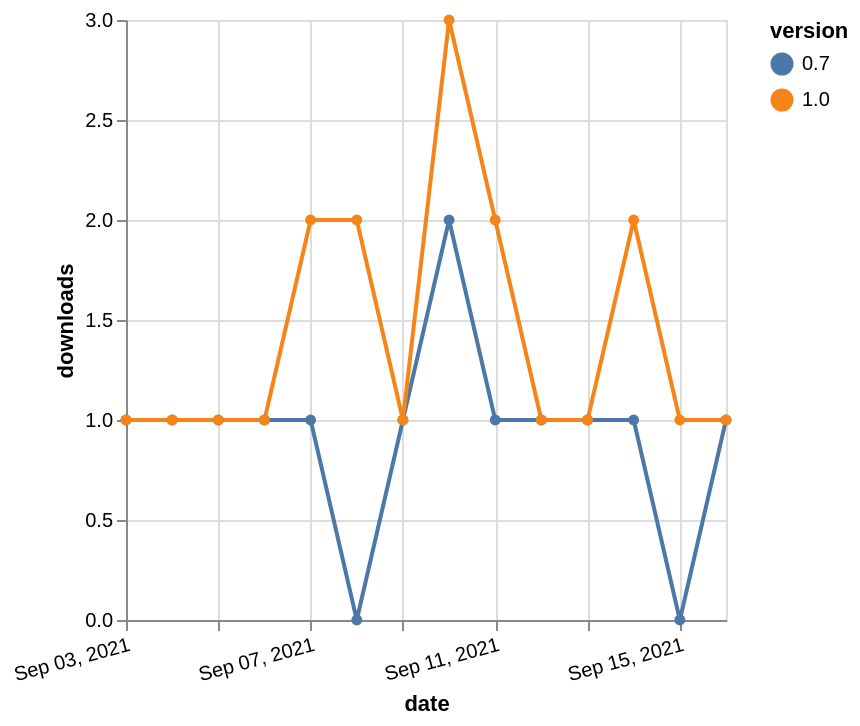

Source (Vega-Lite JSON):
### Vega-Lite specification from a JSON file in a GitHub repository (floating-point values rounded to 4 significant figures)
{"$schema": "https://vega.github.io/schema/vega-lite/v5.json", "description": "A simple bar chart with embedded data.", "data": {"values": [{"date": "2021-09-03", "total": 155, "delta": 1, "version": "0.7"}, {"date": "2021-09-04", "total": 156, "delta": 1, "version": "0.7"}, {"date": "2021-09-05", "total": 157, "delta": 1, "version": "0.7"}, {"date": "2021-09-06", "total": 158, "delta": 1, "version": "0.7"}, {"date": "2021-09-07", "total": 159, "delta": 1, "version": "0.7"}, {"date": "2021-09-08", "total": 159, "delta": 0, "version": "0.7"}, {"date": "2021-09-09", "total": 160, "delta": 1, "version": "0.7"}, {"date": "2021-09-10", "total": 162, "delta": 2, "version": "0.7"}, {"date": "2021-09-11", "total": 163, "delta": 1, "version": "0.7"}, {"date": "2021-09-12", "total": 164, "delta": 1, "version": "0.7"}, {"date": "2021-09-13", "total": 165, "delta": 1, "version": "0.7"}, {"date": "2021-09-14", "total": 166, "delta": 1, "version": "0.7"}, {"date": "2021-09-15", "total": 166, "delta": 0, "version": "0.7"}, {"date": "2021-09-16", "total": 167, "delta": 1, "version": "0.7"}, {"date": "2021-09-03", "total": 150, "delta": 1, "version": "1.0"}, {"date": "2021-09-04", "total": 151, "delta": 1, "version": "1.0"}, {"date": "2021-09-05", "total": 152, "delta": 1, "version": "1.0"}, {"date": "2021-09-06", "total": 153, "delta": 1, "version": "1.0"}, {"date": "2021-09-07", "total": 155, "delta": 2, "version": "1.0"}, {"date": "2021-09-08", "total": 157, "delta": 2, "version": "1.0"}, {"date": "2021-09-09", "total": 158, "delta": 1, "version": "1.0"}, {"date": "2021-09-10", "total": 161, "delta": 3, "version": "1.0"}, {"date": "2021-09-11", "total": 163, "delta": 2, "version": "1.0"}, {"date": "2021-09-12", "total": 164, "delta": 1, "version": "1.0"}, {"date": "2021-09-13", "total": 165, "delta": 1, "version": "1.0"}, {"date": "2021-09-14", "total": 167, "delta": 2, "version": "1.0"}, {"date": "2021-09-15", "total": 168, "delta": 1, "version": "1.0"}, {"date": "2021-09-16", "total": 169, "delta": 1, "version": "1.0"}]}, "width": "container", "mark": {"type": "line", "point": {"filled": true}}, "encoding": {"x": {"field": "date", "type": "temporal", "timeUnit": "yearmonthdate", "title": "date", "axis": {"labelAngle": -15}}, "y": {"field": "delta", "type": "quantitative", "title": "downloads"}, "color": {"field": "version", "type": "nominal"}, "tooltip": {"field": "delta"}}}
